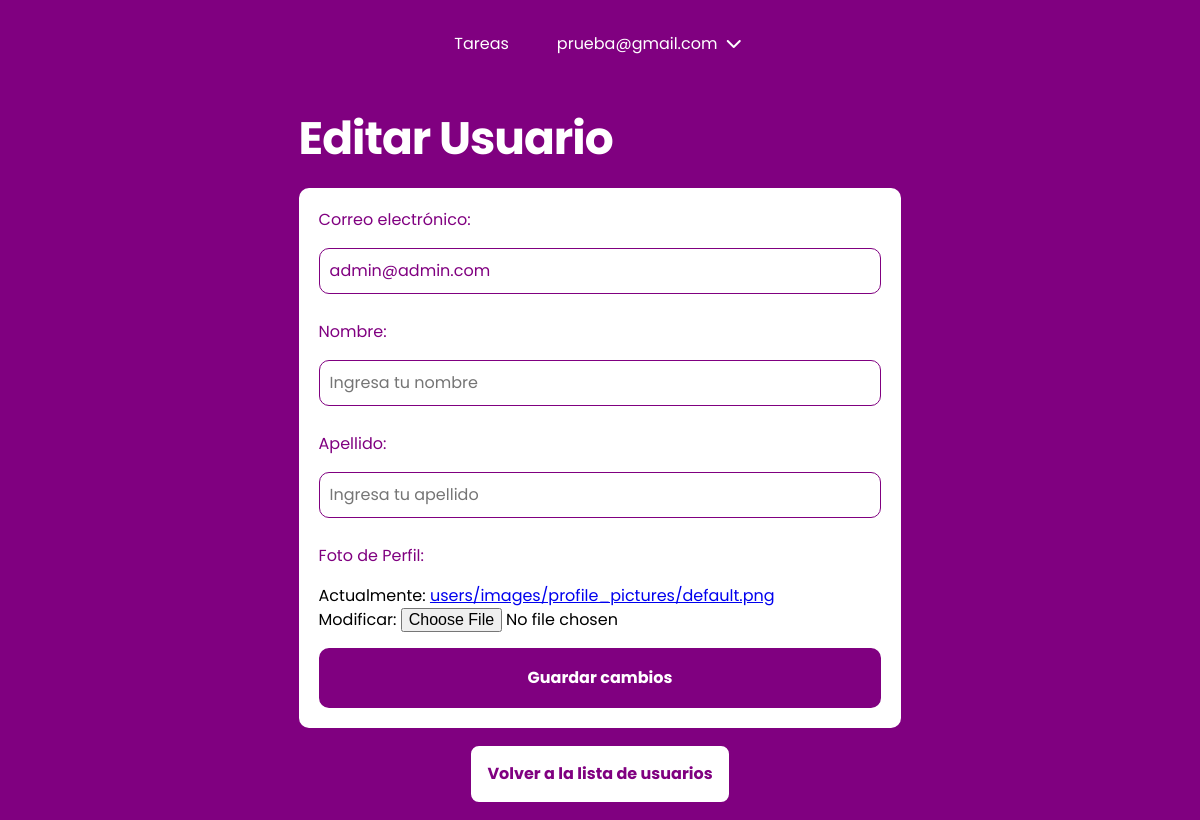
The app's page /users/17/update/ (signed in), older data.
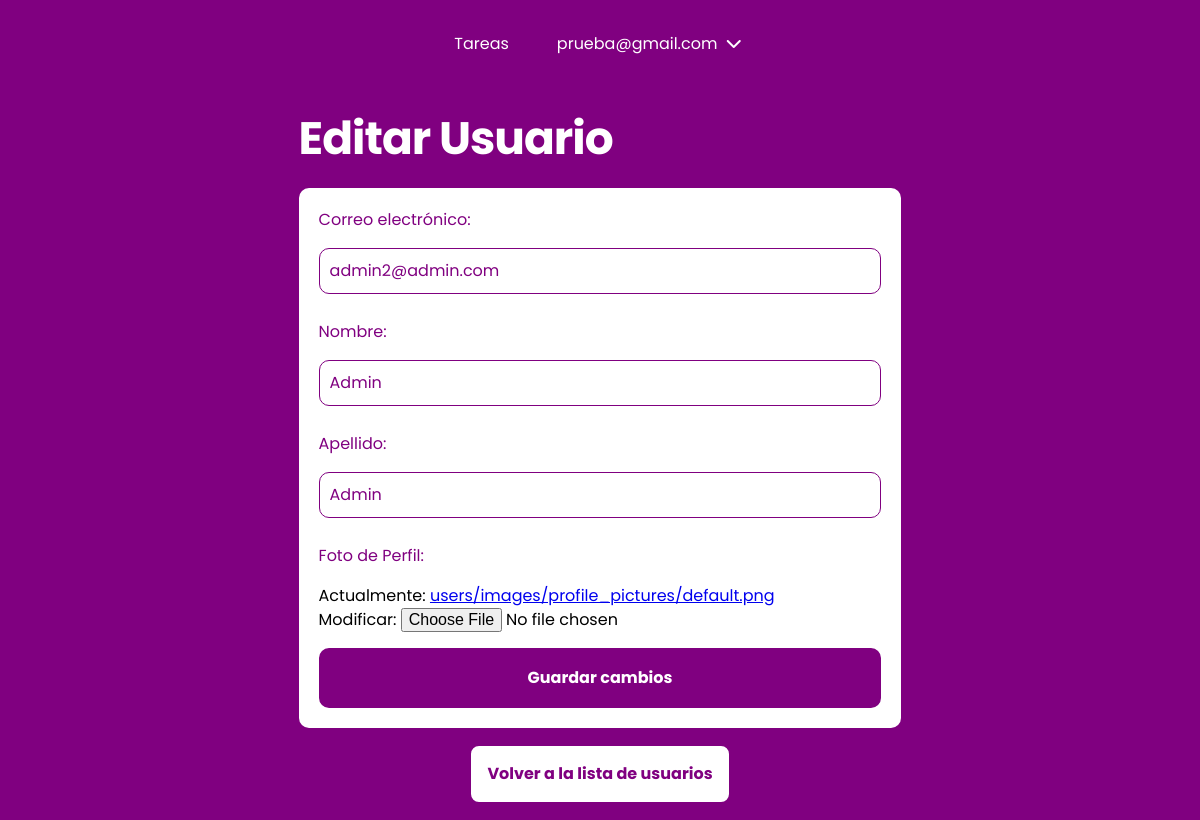
The same page, newer data.
### users/models.py (models this page shows, shortened)
class CustomUser(AbstractBaseUser, PermissionsMixin):
    email = models.EmailField(
        unique=True,
        max_length=25,
        verbose_name="Correo Electrónico",
        help_text="Ingrese su dirección de correo electrónico.",
    )
    password1 = models.CharField(
        max_length=128,
        verbose_name="Contraseña",
        help_text="Ingrese su contraseña.",
    )
    password2 = models.CharField(
        max_length=128,
        verbose_name="Confirmar Contraseña",
        help_text="Ingrese nuevamente su contraseña para confirmar.",
    )
    first_name = models.CharField(
        max_length=30,
        blank=True,
        verbose_name="Nombre",
        help_text="Ingrese su nombre.",
    )
    last_name = models.CharField(
        max_length=30,
        blank=True,
        verbose_name="Apellido",
        help_text="Ingrese su apellido.",
    )
    date_joined = models.DateTimeField(
        default=timezone.now,
        verbose_name="Fecha de Registro",
        help_text="Fecha y hora en que el usuario se registró.",
    )
    is_active = models.BooleanField(
        default=True,
        verbose_name="Activo",
        help_text="Indica si la cuenta del usuario está activa.",
    )
    is_staff = models.BooleanField(
        default=False,
        verbose_name="Personal de Staff",
        help_text="Indica si el usuario tiene acceso al panel de administración.",
    )
    profile_picture = models.ImageField(
        upload_to="users/images/profile_pictures/",
        default="users/images/profile_pictures/default.png",
        blank=True,
    )
    objects = CustomUserManager()
    USERNAME_FIELD = "email"
    REQUIRED_FIELDS = []
    class Meta:
        ordering = ["-date_joined"]

### users/views.py (the view)
# urls.py: path('<int:user_id>/update/', views.update_user, name='user-update'),
@login_required(login_url="/users/login/")
def update_user(request, user_id):
    user = get_object_or_404(CustomUser, pk=user_id)
    if request.method == "POST":
        form = UserEditForm(request.POST, request.FILES, instance=user)
        if form.is_valid():
            form.save()
            messages.success(request, "Usuario actualizado correctamente.")
            return redirect("user-list")
    else:
        form = UserEditForm(instance=user)
    return render(request, "users/update.html", {"user_form": form, "user": user})

### users/templates/users/update.html (shortened to what this page needs)
{% extends "base.html" %}
{% load static %}
{% block css %}
<link rel="stylesheet" type="text/css" href="{% static 'users/css/style.css' %}" /> {% endblock %}
{% block content %}
<section class="card-container">
    <h1 class="fs-6">Editar Usuario</h1>
    <form class="form" method="POST" enctype="multipart/form-data">
        {% for field in user_form %}
        {{ field.label_tag }}
        {% if field.name == 'profile_picture' %}
        {% if user.profile_picture %}
        <div class="imagen">
            {{ field }}
        </div>
        {% else %}
        <p>No hay imagen de perfil actual.</p>
        {% endif %}
        {% else %}
        {{ field }}
        {% endif %}
        {% endfor %}
        <input type="submit" class="btn btn-primary" value="Guardar cambios">
    </form>
    <div class="container-return-list">
        <a class="btn btn-secondary" href="{% url 'user-list' %}">Volver a la lista de usuarios</a>
    </div>
</section>
{% endblock %}

Row changes from the older to the newer data that the page shows:
changed CustomUser: email "admin@admin.com" → "admin2@admin.com"; first_name (not shown) → "Admin"; last_name (not shown) → "Admin"
